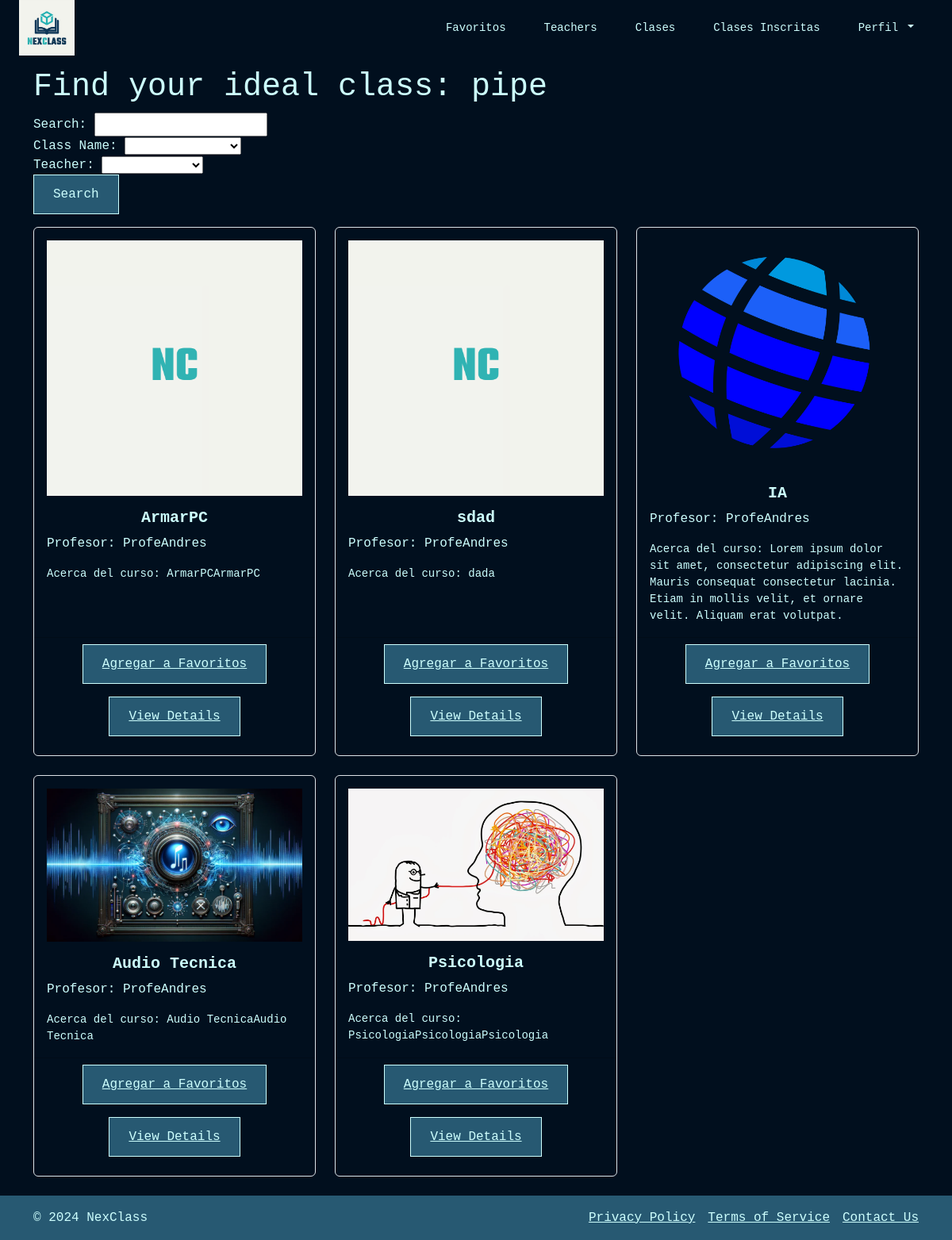
Page /classes/ (signed in) on the earlier database version.
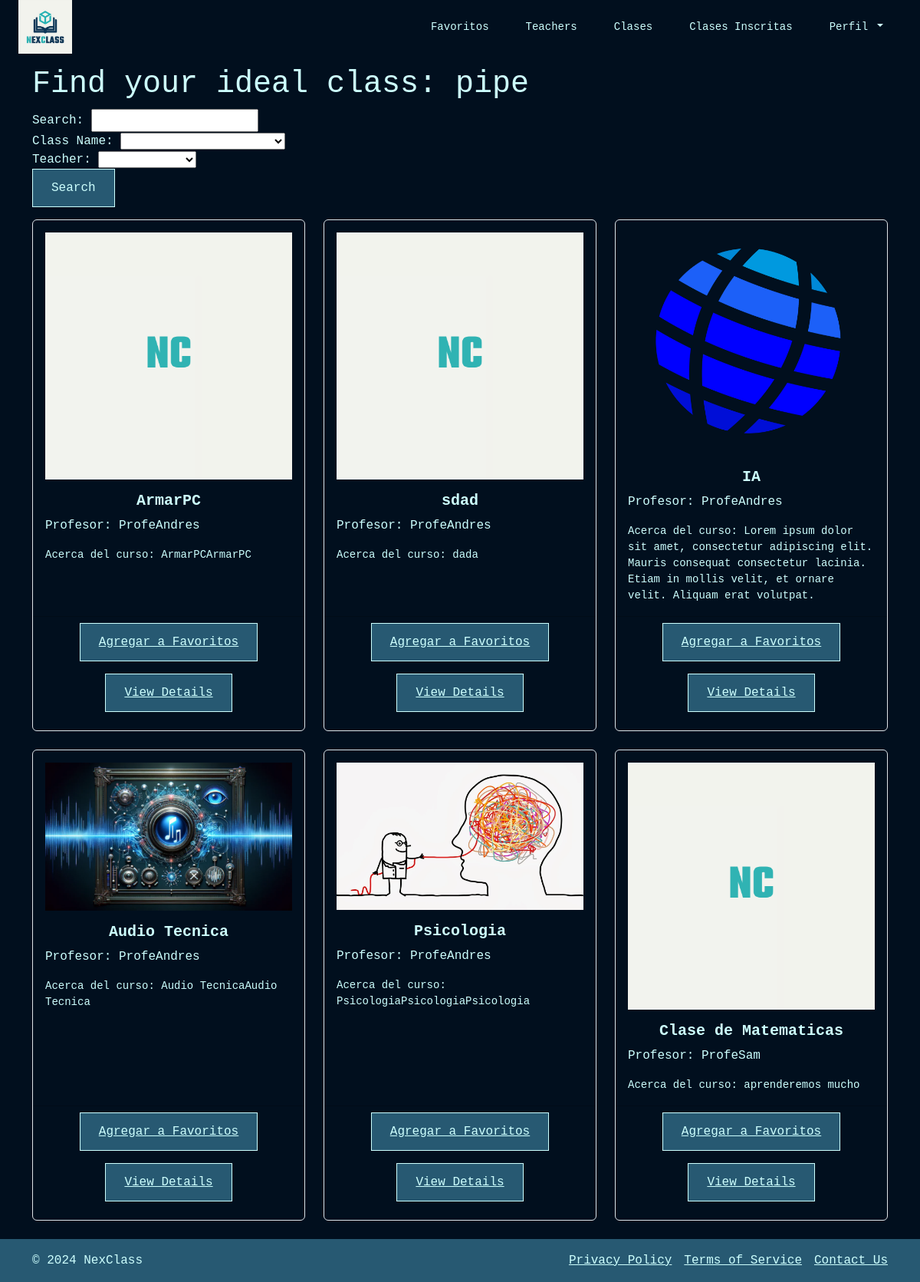
Same page on the later database version.
### users/models.py (models this page shows, shortened)
class User(AbstractBaseUser, PermissionsMixin):
    user_id = models.AutoField(primary_key=True)
    name = models.CharField(max_length=255)
    username = models.CharField(max_length=150, unique=True)
    email = models.EmailField(unique=True)
    password = models.CharField(max_length=128)
    user_type = models.CharField(
        max_length=10,
        choices=UserType.choices
    )
    registration_date = models.DateTimeField(auto_now_add=True)
    profile_picture = models.ImageField(upload_to='profile_photos/', default='profile_photos/default_profile.png',
                                        null=True, blank=True)
    address = models.CharField(max_length=255, null=True, blank=True)
    profile_complete = models.BooleanField(default=False)
    is_active = models.BooleanField(default=True)
    is_staff = models.BooleanField(default=False)
    objects = UserManager()
    USERNAME_FIELD = 'username'
    REQUIRED_FIELDS = ['email', 'name']

class Teacher(models.Model):
    user = models.OneToOneField(User, on_delete=models.CASCADE)
    specialties = models.CharField(
        max_length=50,
        choices=Specialties.choices
    )
    biography = models.TextField()
    average_rating = models.FloatField(default=0.0)
    availability = models.CharField(
        max_length=50,
        choices=Availability.choices
    )
    mode = models.CharField(
        max_length=50,
        choices=Mode.choices
    )
    def average_rating(self):
        ratings = self.ratings.all()
        if ratings:
            return sum([rating.rating for rating in ratings]) / ratings.count()
        return 0

### classCreation_Schedules/models.py (models this page shows, shortened)
class Class(models.Model):
    className = models.CharField(max_length=100)
    teacher = models.ForeignKey('users.Teacher', on_delete=models.CASCADE)
    description = models.TextField()
    class_picture = models.ImageField(upload_to='class_photos/', default='class_photos/default_profile.png', null=True, blank=True)

### communication/views.py (the view, shortened to what this page needs)
# urls.py: path('classes/', views.classes, name='student_classes'),
@login_required()
def classes(request, teacher_id=None):
    searchClass = request.GET.get('searchClass', '')
    className = request.GET.get('className', '')
    teacher = request.GET.get('teacher', '')
    filters = Q()
    if teacher_id:
        filters &= Q(teacher__id=teacher_id)
    if className:
        filters &= Q(className__icontains=className)
    if teacher:
        filters &= Q(teacher__user__username__icontains=teacher)
    filtered_classes = Class.objects.filter(filters)
    context = {
        'classes': filtered_classes,
        'className': Class.objects.values_list('className', flat=True).distinct(),
        'teacher': Teacher.objects.values_list('user__username', flat=True).distinct()
    }
    return render(request, 'student_classes.html', context)

### communication/templates/student_classes.html
{% extends 'navbar.html' %}
{% block content %}
<!DOCTYPE html>
<div class="container mt-3">
    <h1>Find your ideal class: {{user.username }}</h1>
    <form method="GET" action="{% url 'student_classes' %}">
        <div>
            <label for="searchClass">Search: </label>
            <input type="text" id="searchClass" name="searchClass" value="{{ request.GET.searchClass }}">
        </div>
        <div>
            <label for="className">Class Name:</label>
            <select id="className" name="className">
                <option value=""></option>
                {% for class in className %}
                <option value="{{ class }}" {% if request.GET.className == class %}selected{% endif %}>{{ class }}</option>
                {% endfor %}
            </select>
        </div>
        <div>
            <label for="teacher">Teacher:</label>
            <select id="teacher" name="teacher">
                <option value=""></option>
                {% for teacher_name in teacher %}
                    <option value="{{ teacher_name }}" {% if request.GET.teacher == teacher_name %}selected{% endif %}>{{ teacher_name }}</option>
                {% endfor %}
            </select>
        </div>
        <button type="submit" class="button-custom-two ">Search</button>
    </form>
    <div class="row">
        {% for class in classes %}
        <div class="col-md-4 mb-4 d-flex align-items-stretch">
            <div class="card bg-transparent border">
                <img class="card-img-top px-3 pt-3" src="{{ class.class_picture.url }}" alt="{{ class.className }}">
                <div class="card-body text_custom">
                    <h5 class="card-title text-center fw-bold">{{ class.className }}</h5>
                    <p class="card-text">Profesor: {{ class.teacher.user.name }}</p>
                    <p class="card-text"><small>Acerca del curso: {{ class.description }}</small></p>
                </div>
                <div class="card-footer text-center">
                    <a href="{% url 'add_favorite_class' class.id %}" class="button-custom-two mb-3">Agregar a Favoritos</a>
                    <a href="{% url 'class_detail' class.id %}" class="button-custom-two mb-3">View Details</a>
                </div>
            </div>
        </div>
        {% endfor %}
    </div>
</div>
{% endblock content %}

### NextClassProject/templates/navbar.html (shortened to what this page needs)
{% load static %}
<head>
    <link href="https://cdn.jsdelivr.net/npm/bootstrap@5.3.3/dist/css/bootstrap.min.css" rel="stylesheet">
    <link rel="stylesheet" href="https://cdnjs.cloudflare.com/ajax/libs/font-awesome/6.6.0/css/all.min.css">
    <link href="{% static 'styles/global.css' %}" rel="stylesheet" />
</head>
<header class="px-4 px-lg-6 h-14 d-flex align-items-center text_custom">
    <a href="{% url 'home' %}" class="d-flex align-items-center justify-content-center">
        <img src="{% static 'images/LogoConFondo.png' %}" alt="Teacher Search" width="70" height="70"/>
    </a>
    <nav class="ms-auto d-flex gap-2 gap-lg-4">
      <a href="{%  url 'favoritos' %}" class="text-decoration-none text_custom small me-4">
        Favoritos
      </a>
      <a href="{% url 'teachers' %}" class="text-decoration-none text_custom small me-4">
        Teachers
      </a>
      <a href="{% url 'student_classes' %}" class="text-decoration-none text_custom small me-4">
        Clases
      </a>
        <a href="{% url 'clases_inscritas' %}" class="text-decoration-none text_custom small me-4">
            Clases Inscritas
        </a>
        <div class="dropdown text_custom">
        <span class="dropdown-toggle text_custom small me-4" role="button" id="dropdownMenuButton" data-bs-toggle="dropdown" aria-expanded="false" style="cursor: pointer;">
            Perfil
        </span>
    </div>
    </nav>
  </header>
    {% block content %}
    {% endblock content %}
<footer class="background-color-custom py-3">
    <div class="container d-flex justify-content-between">
        <div class="d-flex align-items-center">
            <span class="text_custom">&copy; 2024 NexClass</span>
        </div>
        <nav class="d-flex gap-3">
            <a href="#" class="text_custom">Privacy Policy</a>
            <a href="#" class="text_custom">Terms of Service</a>
            <a href="#" class="text_custom">Contact Us</a>
        </nav>
    </div>
</footer>

### NextClassProject/static/styles/global.css (style rules this page uses)
h1, h2, h3, h4, h5, h6 { font-family: "Space Mono", monospace; --font-monospace: "Space Mono"; color: #cdfffe; }
.text_custom { color: #cdfffe; }
.background-color-custom { background-color: #275972; }
.button-custom-two { background-color: #275972; color: #cdfffe; border: 0.5px solid #cdfffe; border-radius: 0; padding: 12px 24px; text-align: center; display: inline-block; font-size: 16px; cursor: pointer; transition: background-color 0.3s, color 0.3s; }
a { gap: 2px; }

Differences in the rows shown:
added Class: class_picture (placeholder picture), className "Clase de Matematicas", teacher.user.name "ProfeSam", description "aprenderemos mucho"
